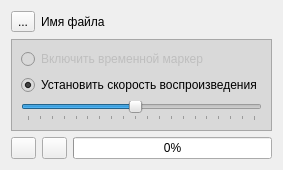
<?xml version="1.0" encoding="UTF-8"?>
<ui version="4.0">
 <class>PlayerForm</class>
 <widget class="QWidget" name="PlayerForm">
  <property name="geometry">
   <rect>
    <x>0</x>
    <y>0</y>
    <width>262</width>
    <height>170</height>
   </rect>
  </property>
  <property name="windowTitle">
   <string>Form</string>
  </property>
  <layout class="QVBoxLayout" name="verticalLayout_2">
   <item>
    <layout class="QHBoxLayout" name="horizontalLayout_5">
     <item>
      <widget class="QToolButton" name="tbFileNameForPlayer">
       <property name="text">
        <string>...</string>
       </property>
      </widget>
     </item>
     <item>
      <widget class="QLabel" name="lbFileNameForPlayer">
       <property name="text">
        <string>Имя файла</string>
       </property>
      </widget>
     </item>
    </layout>
   </item>
   <item>
    <widget class="QFrame" name="frame_2">
     <property name="styleSheet">
      <string notr="true">background-color: rgb(217, 217, 217);</string>
     </property>
     <property name="frameShape">
      <enum>QFrame::StyledPanel</enum>
     </property>
     <property name="frameShadow">
      <enum>QFrame::Raised</enum>
     </property>
     <layout class="QVBoxLayout" name="verticalLayout">
      <item>
       <widget class="QRadioButton" name="rbTimeMarkerIsOn">
        <property name="enabled">
         <bool>false</bool>
        </property>
        <property name="text">
         <string>Включить временной маркер</string>
        </property>
       </widget>
      </item>
      <item>
       <widget class="QRadioButton" name="rbSetPlaySpeed">
        <property name="text">
         <string>Установить скорость воспроизведения</string>
        </property>
        <property name="checked">
         <bool>true</bool>
        </property>
       </widget>
      </item>
      <item>
       <widget class="QSlider" name="hsPlaySpeed">
        <property name="minimum">
         <number>1</number>
        </property>
        <property name="maximum">
         <number>20</number>
        </property>
        <property name="value">
         <number>10</number>
        </property>
        <property name="orientation">
         <enum>Qt::Horizontal</enum>
        </property>
        <property name="tickPosition">
         <enum>QSlider::TicksBelow</enum>
        </property>
        <property name="tickInterval">
         <number>1</number>
        </property>
       </widget>
      </item>
     </layout>
    </widget>
   </item>
   <item>
    <layout class="QHBoxLayout" name="horizontalLayout_6">
     <item>
      <widget class="QPushButton" name="pbStartStopPlayer">
       <property name="maximumSize">
        <size>
         <width>25</width>
         <height>16777215</height>
        </size>
       </property>
       <property name="text">
        <string/>
       </property>
       <property name="icon">
        <iconset resource="buttons.qrc">
         <normaloff>:/Buttons/media-play-16.png</normaloff>
         <normalon>:/Buttons/media-stop-32.png</normalon>:/Buttons/media-play-16.png</iconset>
       </property>
      </widget>
     </item>
     <item>
      <widget class="QPushButton" name="pbPausePlay">
       <property name="maximumSize">
        <size>
         <width>25</width>
         <height>16777215</height>
        </size>
       </property>
       <property name="text">
        <string/>
       </property>
       <property name="icon">
        <iconset resource="buttons.qrc">
         <normaloff>:/Buttons/media-pause-16.png</normaloff>:/Buttons/media-pause-16.png</iconset>
       </property>
      </widget>
     </item>
     <item>
      <widget class="QProgressBar" name="progressPlayer">
       <property name="value">
        <number>0</number>
       </property>
      </widget>
     </item>
    </layout>
   </item>
  </layout>
 </widget>
 <resources>
  <include location="buttons.qrc"/>
 </resources>
 <connections/>
</ui>
